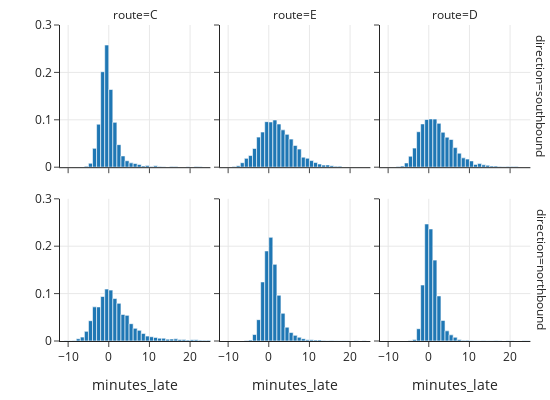

Here is the notebook cell this chart was saved with:
### Markdown cell above
# Exploring Bus Times

We learned a lot about the data as we cleaned and simplified it, but before we begin to model wait time, we want to dig deeper to better understand the phenomena of bus lateness. We have narrowed our focus to the bus activity at one stop (Third Avenue and Pike Street) over a two-month period. And, we saw that the distribution of the lateness of a bus is skewed to the right with some buses being very late indeed. In this exploratory phase, we might ask:

+ Does the distribution of lateness look the same for all three bus lines?
+ Does it matter whether the bus is traveling north- or south-bound?
+ How does the time of day relate to how late the bus is?
+ Are the buses scheduled to arrive at regular intervals throughout the day? 

Answering these questions helps us better determine how to model. 

Recall from {numref}`Chapter %s <ch:modeling>` that we found the median time a bus was late was 3/4 of a minute. But, this doesn't match the median we calculated for all bus routes and directions (1/2 a minute). Let's check whether that could be due to the focus on northbound line C buses in that chapter. Let's create histograms of lateness for each of the six combinations of bus line and direction to address this question and the first two questions on our list:

### Code cell
fig = px.histogram(bus, x='minutes_late', 
                   histnorm='probability density', nbins=200,
                   facet_row='direction', facet_col='route',
                   facet_row_spacing=0.1,
                   width=550, height=400)

fig.update_xaxes(range=[-12, 25])
fig.update_yaxes(range=[0, 0.3], title="")
margin(fig, t=25)
fig.show()

### Figure 1 — Plotly figure (JSON) as saved in the notebook; plotly's stock layout.template omitted (floating-point values rounded to 4 significant figures; data arrays with more than 128 entries replaced by an {"elided": "..."} marker saying what was removed)
{"data": [{"alignmentgroup": "True", "bingroup": "x", "histnorm": "probability density", "hovertemplate": "direction=southbound<br>route=C<br>minutes_late=%{x}<br>probability density=%{y}<extra></extra>", "legendgroup": "", "marker": {"color": "#1F77B4", "pattern": {"shape": ""}}, "name": "", "nbinsx": 200, "offsetgroup": "", "orientation": "v", "showlegend": false, "type": "histogram", "x": {"elided": "6551 float values"}, "xaxis": "x4", "yaxis": "y4"}, {"alignmentgroup": "True", "bingroup": "x", "histnorm": "probability density", "hovertemplate": "direction=southbound<br>route=E<br>minutes_late=%{x}<br>probability density=%{y}<extra></extra>", "legendgroup": "", "marker": {"color": "#1F77B4", "pattern": {"shape": ""}}, "name": "", "nbinsx": 200, "offsetgroup": "", "orientation": "v", "showlegend": false, "type": "histogram", "x": {"elided": "6221 float values"}, "xaxis": "x5", "yaxis": "y5"}, {"alignmentgroup": "True", "bingroup": "x", "histnorm": "probability density", "hovertemplate": "direction=southbound<br>route=D<br>minutes_late=%{x}<br>probability density=%{y}<extra></extra>", "legendgroup": "", "marker": {"color": "#1F77B4", "pattern": {"shape": ""}}, "name": "", "nbinsx": 200, "offsetgroup": "", "orientation": "v", "showlegend": false, "type": "histogram", "x": {"elided": "6546 float values"}, "xaxis": "x6", "yaxis": "y6"}, {"alignmentgroup": "True", "bingroup": "x", "histnorm": "probability density", "hovertemplate": "direction=northbound<br>route=C<br>minutes_late=%{x}<br>probability density=%{y}<extra></extra>", "legendgroup": "", "marker": {"color": "#1F77B4", "pattern": {"shape": ""}}, "name": "", "nbinsx": 200, "offsetgroup": "", "orientation": "v", "showlegend": false, "type": "histogram", "x": {"elided": "6677 float values"}, "xaxis": "x", "yaxis": "y"}, {"alignmentgroup": "True", "bingroup": "x", "histnorm": "probability density", "hovertemplate": "direction=northbound<br>route=E<br>minutes_late=%{x}<br>probability density=%{y}<extra></extra>", "legendgroup": "", "marker": {"color": "#1F77B4", "pattern": {"shape": ""}}, "name": "", "nbinsx": 200, "offsetgroup": "", "orientation": "v", "showlegend": false, "type": "histogram", "x": {"elided": "6289 float values"}, "xaxis": "x2", "yaxis": "y2"}, {"alignmentgroup": "True", "bingroup": "x", "histnorm": "probability density", "hovertemplate": "direction=northbound<br>route=D<br>minutes_late=%{x}<br>probability density=%{y}<extra></extra>", "legendgroup": "", "marker": {"color": "#1F77B4", "pattern": {"shape": ""}}, "name": "", "nbinsx": 200, "offsetgroup": "", "orientation": "v", "showlegend": false, "type": "histogram", "x": {"elided": "6633 float values"}, "xaxis": "x3", "yaxis": "y3"}], "layout": {"annotations": [{"font": {}, "showarrow": false, "text": "route=C", "x": 0.1567, "xanchor": "center", "xref": "paper", "y": 1, "yanchor": "bottom", "yref": "paper"}, {"font": {}, "showarrow": false, "text": "route=E", "x": 0.49, "xanchor": "center", "xref": "paper", "y": 1, "yanchor": "bottom", "yref": "paper"}, {"font": {}, "showarrow": false, "text": "route=D", "x": 0.8233, "xanchor": "center", "xref": "paper", "y": 1, "yanchor": "bottom", "yref": "paper"}, {"font": {}, "showarrow": false, "text": "direction=northbound", "textangle": 90, "x": 0.98, "xanchor": "left", "xref": "paper", "y": 0.225, "yanchor": "middle", "yref": "paper"}, {"font": {}, "showarrow": false, "text": "direction=southbound", "textangle": 90, "x": 0.98, "xanchor": "left", "xref": "paper", "y": 0.775, "yanchor": "middle", "yref": "paper"}], "barmode": "relative", "height": 400, "legend": {"tracegroupgap": 0}, "margin": {"t": 25}, "width": 550, "xaxis": {"anchor": "y", "domain": [0, 0.3133], "range": [-12, 25], "title": {"text": "minutes_late"}}, "xaxis2": {"anchor": "y2", "domain": [0.3333, 0.6467], "matches": "x", "range": [-12, 25], "title": {"text": "minutes_late"}}, "xaxis3": {"anchor": "y3", "domain": [0.6667, 0.98], "matches": "x", "range": [-12, 25], "title": {"text": "minutes_late"}}, "xaxis4": {"anchor": "y4", "domain": [0, 0.3133], "matches": "x", "range": [-12, 25], "showticklabels": false}, "xaxis5": {"anchor": "y5", "domain": [0.3333, 0.6467], "matches": "x", "range": [-12, 25], "showticklabels": false}, "xaxis6": {"anchor": "y6", "domain": [0.6667, 0.98], "matches": "x", "range": [-12, 25], "showticklabels": false}, "yaxis": {"anchor": "x", "domain": [0, 0.45], "range": [0, 0.3], "title": {"text": ""}}, "yaxis2": {"anchor": "x2", "domain": [0, 0.45], "matches": "y", "range": [0, 0.3], "showticklabels": false, "title": {"text": ""}}, "yaxis3": {"anchor": "x3", "domain": [0, 0.45], "matches": "y", "range": [0, 0.3], "showticklabels": false, "title": {"text": ""}}, "yaxis4": {"anchor": "x4", "domain": [0.55, 1], "matches": "y", "range": [0, 0.3], "title": {"text": ""}}, "yaxis5": {"anchor": "x5", "domain": [0.55, 1], "matches": "y", "range": [0, 0.3], "showticklabels": false, "title": {"text": ""}}, "yaxis6": {"anchor": "x6", "domain": [0.55, 1], "matches": "y", "range": [0, 0.3], "showticklabels": false, "title": {"text": ""}}}}
